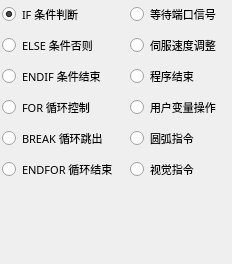
        <widget class="QWidget" name="tabFlow">
         <property name="font">
          <font>
           <family>微软雅黑</family>
           <pointsize>8</pointsize>
           <weight>50</weight>
           <bold>false</bold>
          </font>
         </property>
         <attribute name="icon">
          <iconset resource="../xPad.qrc">
           <normaloff>:/img/widget/TabHeader.png</normaloff>:/img/widget/TabHeader.png</iconset>
         </attribute>
         <attribute name="title">
          <string>流程</string>
         </attribute>
         <layout class="QGridLayout" name="gridLayout_2">
          <property name="margin">
           <number>2</number>
          </property>
          <item row="0" column="0">
           <layout class="QVBoxLayout" name="verticalLayout_3">
            <item>
             <widget class="xRadioButton" name="radioIf">
              <property name="sizePolicy">
               <sizepolicy hsizetype="Expanding" vsizetype="Fixed">
                <horstretch>0</horstretch>
                <verstretch>0</verstretch>
               </sizepolicy>
              </property>
              <property name="minimumSize">
               <size>
                <width>100</width>
                <height>25</height>
               </size>
              </property>
              <property name="maximumSize">
               <size>
                <width>16777215</width>
                <height>25</height>
               </size>
              </property>
              <property name="font">
               <font>
                <family>微软雅黑</family>
                <pointsize>8</pointsize>
                <weight>50</weight>
                <italic>false</italic>
                <bold>false</bold>
               </font>
              </property>
              <property name="focusPolicy">
               <enum>Qt::NoFocus</enum>
              </property>
              <property name="text">
               <string>IF 条件判断</string>
              </property>
              <property name="checked">
               <bool>true</bool>
              </property>
             </widget>
            </item>
            <item>
             <widget class="xRadioButton" name="radioElse">
              <property name="sizePolicy">
               <sizepolicy hsizetype="Expanding" vsizetype="Fixed">
                <horstretch>0</horstretch>
                <verstretch>0</verstretch>
               </sizepolicy>
              </property>
              <property name="minimumSize">
               <size>
                <width>100</width>
                <height>25</height>
               </size>
              </property>
              <property name="maximumSize">
               <size>
                <width>16777215</width>
                <height>25</height>
               </size>
              </property>
              <property name="font">
               <font>
                <family>微软雅黑</family>
                <pointsize>8</pointsize>
                <weight>50</weight>
                <italic>false</italic>
                <bold>false</bold>
               </font>
              </property>
              <property name="focusPolicy">
               <enum>Qt::NoFocus</enum>
              </property>
              <property name="text">
               <string>ELSE 条件否则</string>
              </property>
             </widget>
            </item>
            <item>
             <widget class="xRadioButton" name="radioEndif">
              <property name="sizePolicy">
               <sizepolicy hsizetype="Expanding" vsizetype="Fixed">
                <horstretch>0</horstretch>
                <verstretch>0</verstretch>
               </sizepolicy>
              </property>
              <property name="minimumSize">
               <size>
                <width>100</width>
                <height>25</height>
               </size>
              </property>
              <property name="maximumSize">
               <size>
                <width>16777215</width>
                <height>25</height>
               </size>
              </property>
              <property name="font">
               <font>
                <family>微软雅黑</family>
                <pointsize>8</pointsize>
                <weight>50</weight>
                <italic>false</italic>
                <bold>false</bold>
               </font>
              </property>
              <property name="focusPolicy">
               <enum>Qt::NoFocus</enum>
              </property>
              <property name="text">
               <string>ENDIF 条件结束</string>
              </property>
             </widget>
            </item>
            <item>
             <widget class="xRadioButton" name="radioFor">
              <property name="sizePolicy">
               <sizepolicy hsizetype="Expanding" vsizetype="Fixed">
                <horstretch>0</horstretch>
                <verstretch>0</verstretch>
               </sizepolicy>
              </property>
              <property name="minimumSize">
               <size>
                <width>100</width>
                <height>25</height>
               </size>
              </property>
              <property name="maximumSize">
               <size>
                <width>16777215</width>
                <height>25</height>
               </size>
              </property>
              <property name="font">
               <font>
                <family>微软雅黑</family>
                <pointsize>8</pointsize>
                <weight>50</weight>
                <italic>false</italic>
                <bold>false</bold>
               </font>
              </property>
              <property name="focusPolicy">
               <enum>Qt::NoFocus</enum>
              </property>
              <property name="text">
               <string>FOR 循环控制</string>
              </property>
             </widget>
            </item>
            <item>
             <widget class="xRadioButton" name="radioBreak">
              <property name="sizePolicy">
               <sizepolicy hsizetype="Expanding" vsizetype="Fixed">
                <horstretch>0</horstretch>
                <verstretch>0</verstretch>
               </sizepolicy>
              </property>
              <property name="minimumSize">
               <size>
                <width>100</width>
                <height>25</height>
               </size>
              </property>
              <property name="maximumSize">
               <size>
                <width>16777215</width>
                <height>25</height>
               </size>
              </property>
              <property name="font">
               <font>
                <family>微软雅黑</family>
                <pointsize>8</pointsize>
                <weight>50</weight>
                <italic>false</italic>
                <bold>false</bold>
               </font>
              </property>
              <property name="focusPolicy">
               <enum>Qt::NoFocus</enum>
              </property>
              <property name="text">
               <string>BREAK 循环跳出</string>
              </property>
             </widget>
            </item>
            <item>
             <widget class="xRadioButton" name="radioEndfor">
              <property name="sizePolicy">
               <sizepolicy hsizetype="Expanding" vsizetype="Fixed">
                <horstretch>0</horstretch>
                <verstretch>0</verstretch>
               </sizepolicy>
              </property>
              <property name="minimumSize">
               <size>
                <width>100</width>
                <height>25</height>
               </size>
              </property>
              <property name="maximumSize">
               <size>
                <width>16777215</width>
                <height>25</height>
               </size>
              </property>
              <property name="font">
               <font>
                <family>微软雅黑</family>
                <pointsize>8</pointsize>
                <weight>50</weight>
                <italic>false</italic>
                <bold>false</bold>
               </font>
              </property>
              <property name="focusPolicy">
               <enum>Qt::NoFocus</enum>
              </property>
              <property name="text">
               <string>ENDFOR 循环结束</string>
              </property>
             </widget>
            </item>
            <item>
             <spacer name="verticalSpacer_5">
              <property name="orientation">
               <enum>Qt::Vertical</enum>
              </property>
              <property name="sizeHint" stdset="0">
               <size>
                <width>20</width>
                <height>40</height>
               </size>
              </property>
             </spacer>
            </item>
           </layout>
          </item>
          <item row="0" column="2">
           <layout class="QVBoxLayout" name="verticalLayout_4">
            <item>
             <widget class="xRadioButton" name="radioWait">
              <property name="sizePolicy">
               <sizepolicy hsizetype="Expanding" vsizetype="Fixed">
                <horstretch>0</horstretch>
                <verstretch>0</verstretch>
               </sizepolicy>
              </property>
              <property name="minimumSize">
               <size>
                <width>100</width>
                <height>25</height>
               </size>
              </property>
              <property name="maximumSize">
               <size>
                <width>16777215</width>
                <height>25</height>
               </size>
              </property>
              <property name="font">
               <font>
                <family>微软雅黑</family>
                <pointsize>8</pointsize>
                <weight>50</weight>
                <italic>false</italic>
                <bold>false</bold>
               </font>
              </property>
              <property name="focusPolicy">
               <enum>Qt::NoFocus</enum>
              </property>
              <property name="text">
               <string>等待端口信号</string>
              </property>
             </widget>
            </item>
            <item>
             <widget class="xRadioButton" name="radioSrvStop">
              <property name="sizePolicy">
               <sizepolicy hsizetype="Expanding" vsizetype="Fixed">
                <horstretch>0</horstretch>
                <verstretch>0</verstretch>
               </sizepolicy>
              </property>
              <property name="minimumSize">
               <size>
                <width>100</width>
                <height>25</height>
               </size>
              </property>
              <property name="maximumSize">
               <size>
                <width>16777215</width>
                <height>25</height>
               </size>
              </property>
              <property name="font">
               <font>
                <family>微软雅黑</family>
                <pointsize>8</pointsize>
                <weight>50</weight>
                <italic>false</italic>
                <bold>false</bold>
               </font>
              </property>
              <property name="focusPolicy">
               <enum>Qt::NoFocus</enum>
              </property>
              <property name="text">
               <string>伺服速度调整</string>
              </property>
             </widget>
            </item>
            <item>
             <widget class="xRadioButton" name="radioEnd">
              <property name="sizePolicy">
               <sizepolicy hsizetype="Expanding" vsizetype="Fixed">
                <horstretch>0</horstretch>
                <verstretch>0</verstretch>
               </sizepolicy>
              </property>
              <property name="minimumSize">
               <size>
                <width>100</width>
                <height>25</height>
               </size>
              </property>
              <property name="maximumSize">
               <size>
                <width>16777215</width>
                <height>25</height>
               </size>
              </property>
              <property name="font">
               <font>
                <family>微软雅黑</family>
                <pointsize>8</pointsize>
                <weight>50</weight>
                <italic>false</italic>
                <bold>false</bold>
               </font>
              </property>
              <property name="focusPolicy">
               <enum>Qt::NoFocus</enum>
              </property>
              <property name="text">
               <string>程序结束</string>
              </property>
             </widget>
            </item>
            <item>
             <widget class="xRadioButton" name="radioValueVar">
              <property name="sizePolicy">
               <sizepolicy hsizetype="Expanding" vsizetype="Fixed">
                <horstretch>0</horstretch>
                <verstretch>0</verstretch>
               </sizepolicy>
              </property>
              <property name="minimumSize">
               <size>
                <width>100</width>
                <height>25</height>
               </size>
              </property>
              <property name="maximumSize">
               <size>
                <width>16777215</width>
                <height>25</height>
               </size>
              </property>
              <property name="font">
               <font>
                <family>微软雅黑</family>
                <pointsize>8</pointsize>
                <weight>50</weight>
                <italic>false</italic>
                <bold>false</bold>
               </font>
              </property>
              <property name="focusPolicy">
               <enum>Qt::NoFocus</enum>
              </property>
              <property name="text">
               <string>用户变量操作</string>
              </property>
              <property name="checked">
               <bool>false</bool>
              </property>
             </widget>
            </item>
            <item>
             <widget class="xRadioButton" name="radioCircle">
              <property name="sizePolicy">
               <sizepolicy hsizetype="Expanding" vsizetype="Fixed">
                <horstretch>0</horstretch>
                <verstretch>0</verstretch>
               </sizepolicy>
              </property>
              <property name="minimumSize">
               <size>
                <width>100</width>
                <height>25</height>
               </size>
              </property>
              <property name="maximumSize">
               <size>
                <width>16777215</width>
                <height>25</height>
               </size>
              </property>
              <property name="font">
               <font>
                <family>微软雅黑</family>
                <pointsize>8</pointsize>
                <weight>50</weight>
                <italic>false</italic>
                <bold>false</bold>
               </font>
              </property>
              <property name="focusPolicy">
               <enum>Qt::NoFocus</enum>
              </property>
              <property name="text">
               <string>圆弧指令</string>
              </property>
              <property name="checked">
               <bool>false</bool>
              </property>
             </widget>
            </item>
            <item>
             <widget class="xRadioButton" name="radioVision">
              <property name="sizePolicy">
               <sizepolicy hsizetype="Expanding" vsizetype="Fixed">
                <horstretch>0</horstretch>
                <verstretch>0</verstretch>
               </sizepolicy>
              </property>
              <property name="minimumSize">
               <size>
                <width>100</width>
                <height>25</height>
               </size>
              </property>
              <property name="maximumSize">
               <size>
                <width>16777215</width>
                <height>25</height>
               </size>
              </property>
              <property name="font">
               <font>
                <family>微软雅黑</family>
                <pointsize>8</pointsize>
                <weight>50</weight>
                <italic>false</italic>
                <bold>false</bold>
               </font>
              </property>
              <property name="focusPolicy">
               <enum>Qt::NoFocus</enum>
              </property>
              <property name="text">
               <string>视觉指令</string>
              </property>
              <property name="checked">
               <bool>false</bool>
              </property>
             </widget>
            </item>
            <item>
             <spacer name="verticalSpacer_6">
              <property name="orientation">
               <enum>Qt::Vertical</enum>
              </property>
              <property name="sizeHint" stdset="0">
               <size>
                <width>20</width>
                <height>40</height>
               </size>
              </property>
             </spacer>
            </item>
           </layout>
          </item>
          <item row="1" column="0" colspan="3">
           <spacer name="verticalSpacer">
            <property name="orientation">
             <enum>Qt::Vertical</enum>
            </property>
            <property name="sizeHint" stdset="0">
             <size>
              <width>20</width>
              <height>40</height>
             </size>
            </property>
           </spacer>
          </item>
         </layout>
        </widget>
